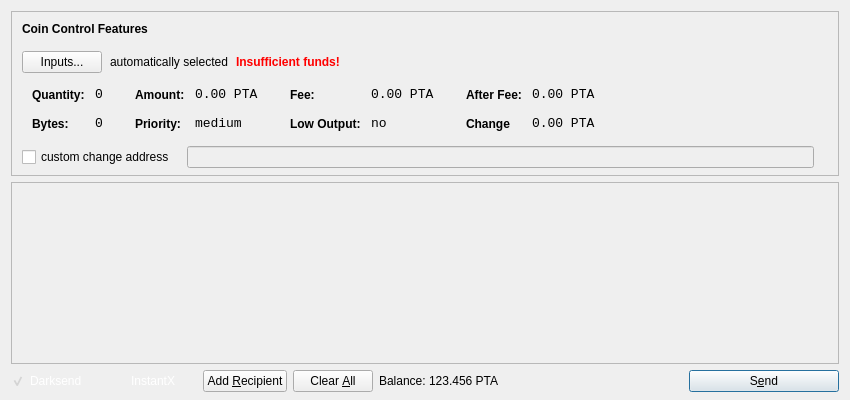
<?xml version="1.0" encoding="UTF-8"?>
<ui version="4.0">
 <class>SendCoinsDialog</class>
 <widget class="QDialog" name="SendCoinsDialog">
  <property name="geometry">
   <rect>
    <x>0</x>
    <y>0</y>
    <width>850</width>
    <height>400</height>
   </rect>
  </property>
  <property name="windowTitle">
   <string>Send Coins</string>
  </property>
  <layout class="QVBoxLayout" name="verticalLayout" stretch="0,1,0">
   <property name="bottomMargin">
    <number>8</number>
   </property>
   <item>
    <widget class="QFrame" name="frameCoinControl">
     <property name="sizePolicy">
      <sizepolicy hsizetype="Expanding" vsizetype="Expanding">
       <horstretch>0</horstretch>
       <verstretch>0</verstretch>
      </sizepolicy>
     </property>
     <property name="maximumSize">
      <size>
       <width>16777215</width>
       <height>16777215</height>
      </size>
     </property>
     <property name="frameShape">
      <enum>QFrame::StyledPanel</enum>
     </property>
     <property name="frameShadow">
      <enum>QFrame::Sunken</enum>
     </property>
     <layout class="QVBoxLayout" name="verticalLayoutCoinControl2">
      <property name="spacing">
       <number>6</number>
      </property>
      <property name="leftMargin">
       <number>0</number>
      </property>
      <property name="topMargin">
       <number>0</number>
      </property>
      <property name="rightMargin">
       <number>0</number>
      </property>
      <property name="bottomMargin">
       <number>6</number>
      </property>
      <item>
       <layout class="QVBoxLayout" name="verticalLayoutCoinControl" stretch="0,0,0,0,1">
        <property name="spacing">
         <number>0</number>
        </property>
        <property name="leftMargin">
         <number>10</number>
        </property>
        <property name="topMargin">
         <number>10</number>
        </property>
        <item>
         <layout class="QHBoxLayout" name="horizontalLayoutCoinControl1">
          <property name="bottomMargin">
           <number>15</number>
          </property>
          <item>
           <widget class="QLabel" name="labelCoinControlFeatures">
            <property name="sizePolicy">
             <sizepolicy hsizetype="Preferred" vsizetype="Maximum">
              <horstretch>0</horstretch>
              <verstretch>0</verstretch>
             </sizepolicy>
            </property>
            <property name="font">
             <font>
              <weight>75</weight>
              <bold>true</bold>
             </font>
            </property>
            <property name="styleSheet">
             <string notr="true">font-weight:bold;</string>
            </property>
            <property name="text">
             <string>Coin Control Features</string>
            </property>
           </widget>
          </item>
         </layout>
        </item>
        <item>
         <layout class="QHBoxLayout" name="horizontalLayoutCoinControl2" stretch="0,0,0,0">
          <property name="spacing">
           <number>8</number>
          </property>
          <property name="bottomMargin">
           <number>10</number>
          </property>
          <item>
           <widget class="QPushButton" name="pushButtonCoinControl">
            <property name="styleSheet">
             <string notr="true"/>
            </property>
            <property name="text">
             <string>Inputs...</string>
            </property>
           </widget>
          </item>
          <item>
           <widget class="QLabel" name="labelCoinControlAutomaticallySelected">
            <property name="text">
             <string>automatically selected</string>
            </property>
            <property name="margin">
             <number>5</number>
            </property>
           </widget>
          </item>
          <item>
           <widget class="QLabel" name="labelCoinControlInsuffFunds">
            <property name="font">
             <font>
              <weight>75</weight>
              <bold>true</bold>
             </font>
            </property>
            <property name="styleSheet">
             <string notr="true">color:red;font-weight:bold;</string>
            </property>
            <property name="text">
             <string>Insufficient funds!</string>
            </property>
            <property name="margin">
             <number>5</number>
            </property>
           </widget>
          </item>
          <item>
           <spacer name="horizontalSpacerCoinControl">
            <property name="orientation">
             <enum>Qt::Horizontal</enum>
            </property>
            <property name="sizeHint" stdset="0">
             <size>
              <width>40</width>
              <height>1</height>
             </size>
            </property>
           </spacer>
          </item>
         </layout>
        </item>
        <item>
         <widget class="QWidget" name="widgetCoinControl" native="true">
          <property name="sizePolicy">
           <sizepolicy hsizetype="Preferred" vsizetype="Preferred">
            <horstretch>0</horstretch>
            <verstretch>0</verstretch>
           </sizepolicy>
          </property>
          <property name="minimumSize">
           <size>
            <width>0</width>
            <height>0</height>
           </size>
          </property>
          <property name="styleSheet">
           <string notr="true"/>
          </property>
          <layout class="QHBoxLayout" name="horizontalLayoutCoinControl5">
           <property name="margin">
            <number>0</number>
           </property>
           <item>
            <layout class="QHBoxLayout" name="horizontalLayoutCoinControl3" stretch="0,0,0,1">
             <property name="spacing">
              <number>20</number>
             </property>
             <property name="topMargin">
              <number>0</number>
             </property>
             <property name="bottomMargin">
              <number>10</number>
             </property>
             <item>
              <layout class="QFormLayout" name="formLayoutCoinControl1">
               <property name="horizontalSpacing">
                <number>10</number>
               </property>
               <property name="verticalSpacing">
                <number>14</number>
               </property>
               <property name="leftMargin">
                <number>10</number>
               </property>
               <property name="topMargin">
                <number>4</number>
               </property>
               <property name="rightMargin">
                <number>6</number>
               </property>
               <item row="0" column="0">
                <widget class="QLabel" name="labelCoinControlQuantityText">
                 <property name="styleSheet">
                  <string notr="true">font-weight:bold;</string>
                 </property>
                 <property name="text">
                  <string>Quantity:</string>
                 </property>
                 <property name="margin">
                  <number>0</number>
                 </property>
                </widget>
               </item>
               <item row="0" column="1">
                <widget class="QLabel" name="labelCoinControlQuantity">
                 <property name="font">
                  <font>
                   <family>Monospace</family>
                   <pointsize>10</pointsize>
                  </font>
                 </property>
                 <property name="cursor">
                  <cursorShape>IBeamCursor</cursorShape>
                 </property>
                 <property name="contextMenuPolicy">
                  <enum>Qt::ActionsContextMenu</enum>
                 </property>
                 <property name="text">
                  <string>0</string>
                 </property>
                 <property name="margin">
                  <number>0</number>
                 </property>
                 <property name="textInteractionFlags">
                  <set>Qt::LinksAccessibleByMouse|Qt::TextSelectableByKeyboard|Qt::TextSelectableByMouse</set>
                 </property>
                </widget>
               </item>
               <item row="1" column="0">
                <widget class="QLabel" name="labelCoinControlBytesText">
                 <property name="styleSheet">
                  <string notr="true">font-weight:bold;</string>
                 </property>
                 <property name="text">
                  <string>Bytes:</string>
                 </property>
                </widget>
               </item>
               <item row="1" column="1">
                <widget class="QLabel" name="labelCoinControlBytes">
                 <property name="font">
                  <font>
                   <family>Monospace</family>
                   <pointsize>10</pointsize>
                  </font>
                 </property>
                 <property name="cursor">
                  <cursorShape>IBeamCursor</cursorShape>
                 </property>
                 <property name="contextMenuPolicy">
                  <enum>Qt::ActionsContextMenu</enum>
                 </property>
                 <property name="text">
                  <string>0</string>
                 </property>
                 <property name="textInteractionFlags">
                  <set>Qt::LinksAccessibleByMouse|Qt::TextSelectableByKeyboard|Qt::TextSelectableByMouse</set>
                 </property>
                </widget>
               </item>
              </layout>
             </item>
             <item>
              <layout class="QFormLayout" name="formLayoutCoinControl2">
               <property name="horizontalSpacing">
                <number>10</number>
               </property>
               <property name="verticalSpacing">
                <number>14</number>
               </property>
               <property name="leftMargin">
                <number>6</number>
               </property>
               <property name="topMargin">
                <number>4</number>
               </property>
               <property name="rightMargin">
                <number>6</number>
               </property>
               <item row="0" column="0">
                <widget class="QLabel" name="labelCoinControlAmountText">
                 <property name="styleSheet">
                  <string notr="true">font-weight:bold;</string>
                 </property>
                 <property name="text">
                  <string>Amount:</string>
                 </property>
                 <property name="margin">
                  <number>0</number>
                 </property>
                </widget>
               </item>
               <item row="0" column="1">
                <widget class="QLabel" name="labelCoinControlAmount">
                 <property name="font">
                  <font>
                   <family>Monospace</family>
                   <pointsize>10</pointsize>
                  </font>
                 </property>
                 <property name="cursor">
                  <cursorShape>IBeamCursor</cursorShape>
                 </property>
                 <property name="contextMenuPolicy">
                  <enum>Qt::ActionsContextMenu</enum>
                 </property>
                 <property name="text">
                  <string>0.00 PTA</string>
                 </property>
                 <property name="textInteractionFlags">
                  <set>Qt::LinksAccessibleByMouse|Qt::TextSelectableByKeyboard|Qt::TextSelectableByMouse</set>
                 </property>
                </widget>
               </item>
               <item row="1" column="0">
                <widget class="QLabel" name="labelCoinControlPriorityText">
                 <property name="styleSheet">
                  <string notr="true">font-weight:bold;</string>
                 </property>
                 <property name="text">
                  <string>Priority:</string>
                 </property>
                </widget>
               </item>
               <item row="1" column="1">
                <widget class="QLabel" name="labelCoinControlPriority">
                 <property name="font">
                  <font>
                   <family>Monospace</family>
                   <pointsize>10</pointsize>
                  </font>
                 </property>
                 <property name="cursor">
                  <cursorShape>IBeamCursor</cursorShape>
                 </property>
                 <property name="contextMenuPolicy">
                  <enum>Qt::ActionsContextMenu</enum>
                 </property>
                 <property name="text">
                  <string>medium</string>
                 </property>
                 <property name="textInteractionFlags">
                  <set>Qt::LinksAccessibleByMouse|Qt::TextSelectableByKeyboard|Qt::TextSelectableByMouse</set>
                 </property>
                </widget>
               </item>
              </layout>
             </item>
             <item>
              <layout class="QFormLayout" name="formLayoutCoinControl3">
               <property name="horizontalSpacing">
                <number>10</number>
               </property>
               <property name="verticalSpacing">
                <number>14</number>
               </property>
               <property name="leftMargin">
                <number>6</number>
               </property>
               <property name="topMargin">
                <number>4</number>
               </property>
               <property name="rightMargin">
                <number>6</number>
               </property>
               <item row="0" column="0">
                <widget class="QLabel" name="labelCoinControlFeeText">
                 <property name="styleSheet">
                  <string notr="true">font-weight:bold;</string>
                 </property>
                 <property name="text">
                  <string>Fee:</string>
                 </property>
                 <property name="margin">
                  <number>0</number>
                 </property>
                </widget>
               </item>
               <item row="0" column="1">
                <widget class="QLabel" name="labelCoinControlFee">
                 <property name="font">
                  <font>
                   <family>Monospace</family>
                   <pointsize>10</pointsize>
                  </font>
                 </property>
                 <property name="cursor">
                  <cursorShape>IBeamCursor</cursorShape>
                 </property>
                 <property name="contextMenuPolicy">
                  <enum>Qt::ActionsContextMenu</enum>
                 </property>
                 <property name="text">
                  <string>0.00 PTA</string>
                 </property>
                 <property name="textInteractionFlags">
                  <set>Qt::LinksAccessibleByMouse|Qt::TextSelectableByKeyboard|Qt::TextSelectableByMouse</set>
                 </property>
                </widget>
               </item>
               <item row="1" column="0">
                <widget class="QLabel" name="labelCoinControlLowOutputText">
                 <property name="styleSheet">
                  <string notr="true">font-weight:bold;</string>
                 </property>
                 <property name="text">
                  <string>Low Output:</string>
                 </property>
                </widget>
               </item>
               <item row="1" column="1">
                <widget class="QLabel" name="labelCoinControlLowOutput">
                 <property name="font">
                  <font>
                   <family>Monospace</family>
                   <pointsize>10</pointsize>
                  </font>
                 </property>
                 <property name="cursor">
                  <cursorShape>IBeamCursor</cursorShape>
                 </property>
                 <property name="contextMenuPolicy">
                  <enum>Qt::ActionsContextMenu</enum>
                 </property>
                 <property name="text">
                  <string>no</string>
                 </property>
                 <property name="textInteractionFlags">
                  <set>Qt::LinksAccessibleByMouse|Qt::TextSelectableByKeyboard|Qt::TextSelectableByMouse</set>
                 </property>
                </widget>
               </item>
              </layout>
             </item>
             <item>
              <layout class="QFormLayout" name="formLayoutCoinControl4">
               <property name="horizontalSpacing">
                <number>10</number>
               </property>
               <property name="verticalSpacing">
                <number>14</number>
               </property>
               <property name="leftMargin">
                <number>6</number>
               </property>
               <property name="topMargin">
                <number>4</number>
               </property>
               <property name="rightMargin">
                <number>6</number>
               </property>
               <item row="0" column="0">
                <widget class="QLabel" name="labelCoinControlAfterFeeText">
                 <property name="styleSheet">
                  <string notr="true">font-weight:bold;</string>
                 </property>
                 <property name="text">
                  <string>After Fee:</string>
                 </property>
                 <property name="margin">
                  <number>0</number>
                 </property>
                </widget>
               </item>
               <item row="0" column="1">
                <widget class="QLabel" name="labelCoinControlAfterFee">
                 <property name="font">
                  <font>
                   <family>Monospace</family>
                   <pointsize>10</pointsize>
                  </font>
                 </property>
                 <property name="cursor">
                  <cursorShape>IBeamCursor</cursorShape>
                 </property>
                 <property name="contextMenuPolicy">
                  <enum>Qt::ActionsContextMenu</enum>
                 </property>
                 <property name="text">
                  <string>0.00 PTA</string>
                 </property>
                 <property name="textInteractionFlags">
                  <set>Qt::LinksAccessibleByMouse|Qt::TextSelectableByKeyboard|Qt::TextSelectableByMouse</set>
                 </property>
                </widget>
               </item>
               <item row="1" column="0">
                <widget class="QLabel" name="labelCoinControlChangeText">
                 <property name="styleSheet">
                  <string notr="true">font-weight:bold;</string>
                 </property>
                 <property name="text">
                  <string>Change</string>
                 </property>
                </widget>
               </item>
               <item row="1" column="1">
                <widget class="QLabel" name="labelCoinControlChange">
                 <property name="font">
                  <font>
                   <family>Monospace</family>
                   <pointsize>10</pointsize>
                  </font>
                 </property>
                 <property name="cursor">
                  <cursorShape>IBeamCursor</cursorShape>
                 </property>
                 <property name="contextMenuPolicy">
                  <enum>Qt::ActionsContextMenu</enum>
                 </property>
                 <property name="text">
                  <string>0.00 PTA</string>
                 </property>
                 <property name="textInteractionFlags">
                  <set>Qt::LinksAccessibleByMouse|Qt::TextSelectableByKeyboard|Qt::TextSelectableByMouse</set>
                 </property>
                </widget>
               </item>
              </layout>
             </item>
            </layout>
           </item>
          </layout>
         </widget>
        </item>
        <item>
         <layout class="QHBoxLayout" name="horizontalLayoutCoinControl4" stretch="0,0,0">
          <property name="spacing">
           <number>12</number>
          </property>
          <property name="sizeConstraint">
           <enum>QLayout::SetDefaultConstraint</enum>
          </property>
          <property name="topMargin">
           <number>5</number>
          </property>
          <property name="rightMargin">
           <number>5</number>
          </property>
          <item>
           <widget class="QCheckBox" name="checkBoxCoinControlChange">
            <property name="text">
             <string>custom change address</string>
            </property>
           </widget>
          </item>
          <item>
           <widget class="QLineEdit" name="lineEditCoinControlChange">
            <property name="enabled">
             <bool>false</bool>
            </property>
            <property name="sizePolicy">
             <sizepolicy hsizetype="Expanding" vsizetype="Fixed">
              <horstretch>0</horstretch>
              <verstretch>0</verstretch>
             </sizepolicy>
            </property>
           </widget>
          </item>
          <item>
           <widget class="QLabel" name="labelCoinControlChangeLabel">
            <property name="sizePolicy">
             <sizepolicy hsizetype="Preferred" vsizetype="Expanding">
              <horstretch>0</horstretch>
              <verstretch>0</verstretch>
             </sizepolicy>
            </property>
            <property name="minimumSize">
             <size>
              <width>0</width>
              <height>0</height>
             </size>
            </property>
            <property name="text">
             <string/>
            </property>
            <property name="margin">
             <number>3</number>
            </property>
           </widget>
          </item>
         </layout>
        </item>
        <item>
         <spacer name="verticalSpacerCoinControl">
          <property name="orientation">
           <enum>Qt::Vertical</enum>
          </property>
          <property name="sizeHint" stdset="0">
           <size>
            <width>800</width>
            <height>1</height>
           </size>
          </property>
         </spacer>
        </item>
       </layout>
      </item>
     </layout>
    </widget>
   </item>
   <item>
    <widget class="QScrollArea" name="scrollArea">
     <property name="widgetResizable">
      <bool>true</bool>
     </property>
     <widget class="QWidget" name="scrollAreaWidgetContents">
      <property name="geometry">
       <rect>
        <x>0</x>
        <y>0</y>
        <width>830</width>
        <height>162</height>
       </rect>
      </property>
      <layout class="QVBoxLayout" name="verticalLayout_2">
       <property name="margin">
        <number>0</number>
       </property>
       <item>
        <layout class="QVBoxLayout" name="entries">
         <property name="spacing">
          <number>6</number>
         </property>
        </layout>
       </item>
       <item>
        <spacer name="verticalSpacer">
         <property name="orientation">
          <enum>Qt::Vertical</enum>
         </property>
         <property name="sizeHint" stdset="0">
          <size>
           <width>20</width>
           <height>40</height>
          </size>
         </property>
        </spacer>
       </item>
      </layout>
     </widget>
    </widget>
   </item>
   <item>
    <layout class="QHBoxLayout" name="horizontalLayout">
     <item>
   <widget class="QCheckBox" name="checkUseDarksend">
       <property name="minimumSize">
        <size>
         <width>95</width>
         <height>0</height>
        </size>
       </property>
       <property name="styleSheet">
        <string notr="true">color: rgb(255, 255, 255);background:transparent;</string>
       </property>
       <property name="text">
        <string>Darksend</string>
       </property>
       <property name="checked">
        <bool>true</bool>
       </property>
      </widget>
     </item>
     <item>
      <widget class="QCheckBox" name="checkInstantX">
       <property name="enabled">
        <bool>true</bool>
       </property>
       <property name="minimumSize">
        <size>
         <width>85</width>
         <height>0</height>
        </size>
       </property>
       <property name="styleSheet">
        <string notr="true">color: rgb(255, 255, 255);background:transparent;</string>
       </property>
       <property name="text">
        <string>InstantX</string>
       </property>
      </widget>
     </item>
     <item>
      <widget class="QPushButton" name="addButton">
       <property name="toolTip">
        <string>Send to multiple recipients at once</string>
       </property>
       <property name="text">
        <string>Add &amp;Recipient</string>
       </property>
       <property name="icon">
        <iconset resource="../bitcoin.qrc">
         <normaloff>:/icons/add</normaloff>:/icons/add</iconset>
       </property>
       <property name="autoDefault">
        <bool>false</bool>
       </property>
      </widget>
     </item>
     <item>
      <widget class="QPushButton" name="clearButton">
       <property name="sizePolicy">
        <sizepolicy hsizetype="Minimum" vsizetype="Fixed">
         <horstretch>0</horstretch>
         <verstretch>0</verstretch>
        </sizepolicy>
       </property>
       <property name="toolTip">
        <string>Remove all transaction fields</string>
       </property>
       <property name="text">
        <string>Clear &amp;All</string>
       </property>
       <property name="icon">
        <iconset resource="../bitcoin.qrc">
         <normaloff>:/icons/remove</normaloff>:/icons/remove</iconset>
       </property>
       <property name="autoRepeatDelay">
        <number>300</number>
       </property>
       <property name="autoDefault">
        <bool>false</bool>
       </property>
      </widget>
     </item>
     <item>
      <layout class="QHBoxLayout" name="horizontalLayout_2">
       <property name="spacing">
        <number>3</number>
       </property>
       <item>
        <widget class="QLabel" name="label">
         <property name="sizePolicy">
          <sizepolicy hsizetype="Preferred" vsizetype="Fixed">
           <horstretch>0</horstretch>
           <verstretch>0</verstretch>
          </sizepolicy>
         </property>
         <property name="text">
          <string>Balance:</string>
         </property>
        </widget>
       </item>
       <item>
        <widget class="QLabel" name="labelBalance">
         <property name="sizePolicy">
          <sizepolicy hsizetype="Preferred" vsizetype="Fixed">
           <horstretch>0</horstretch>
           <verstretch>0</verstretch>
          </sizepolicy>
         </property>
         <property name="cursor">
          <cursorShape>IBeamCursor</cursorShape>
         </property>
         <property name="text">
          <string>123.456 PTA</string>
         </property>
         <property name="textInteractionFlags">
          <set>Qt::LinksAccessibleByMouse|Qt::TextSelectableByKeyboard|Qt::TextSelectableByMouse</set>
         </property>
        </widget>
       </item>
      </layout>
     </item>
     <item>
      <spacer name="horizontalSpacer">
       <property name="orientation">
        <enum>Qt::Horizontal</enum>
       </property>
       <property name="sizeHint" stdset="0">
        <size>
         <width>40</width>
         <height>20</height>
        </size>
       </property>
      </spacer>
     </item>
     <item>
      <widget class="QPushButton" name="sendButton">
       <property name="minimumSize">
        <size>
         <width>150</width>
         <height>0</height>
        </size>
       </property>
       <property name="toolTip">
        <string>Confirm the send action</string>
       </property>
       <property name="text">
        <string>S&amp;end</string>
       </property>
       <property name="icon">
        <iconset resource="../bitcoin.qrc">
         <normaloff>:/icons/send</normaloff>:/icons/send</iconset>
       </property>
       <property name="default">
        <bool>true</bool>
       </property>
      </widget>
     </item>
    </layout>
   </item>
  </layout>
 </widget>
 <resources>
  <include location="../bitcoin.qrc"/>
 </resources>
 <connections/>
</ui>
